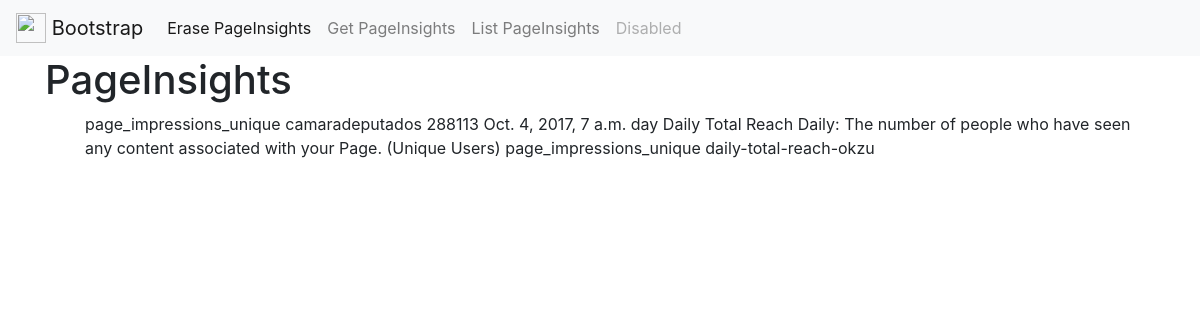
/page/insights/daily-total-reach-okzu/, run on the app's committed database.
### estatisticas_facebook/models.py (models this page shows, shortened)
class PageInsights(models.Model):
    page            = models.ForeignKey(Page)
    value           = models.IntegerField()
    end_time        = models.DateTimeField()
    period          = models.CharField(max_length = 50)
    title           = models.CharField(max_length = 4500)
    description     = models.CharField(max_length = 4500)
    name            = models.CharField(max_length = 4500)
    slug            = models.SlugField(null=True, blank=True)

class Page(models.Model):
    id              = models.IntegerField(primary_key=True)
    name            = models.CharField(max_length = 4000)
    pretty_name     = models.CharField(max_length = 4000,null=True, blank=True)
    paging_next     = models.CharField(max_length = 4000,null=True, blank=True)
    access_token    = models.CharField(max_length = 4500,null=True, blank=True)
    slug            = models.SlugField(null=True, blank=True)
    def __str__(self):
        return self.name

### estatisticas_facebook/views.py (the view)
# urls.py: url(r'^page/insights/(?P<slug>[\w-]+)/$', PageInsightsDetailView.as_view()),
class PageInsightsDetailView(DetailView):
    queryset = PageInsights.objects.all()

### templates/estatisticas_facebook/pageinsights_detail.html (shortened to what this page needs)
{% extends "base.html" %}
{% block content %}
<h1>PageInsights</h1>
<ul>
    {{object.name}}
    {{object.page}}
    {{object.value}}
    {{object.end_time}}
    {{object.period}}
    {{object.title }}
    {{object.description }}
    {{object.name}}
    {{object.slug}}
</ul>
{% endblock content %}

### data on the page
PageInsights: name "page_impressions_unique", page "camaradeputados", value "288113", end_time "Oct. 4, 2017, 7 a.m.", period "day", title "Daily Total Reach", description "Daily: The number of people who have seen any content associated with your Page. (Unique Users)", slug "daily-total-reach-okzu"
